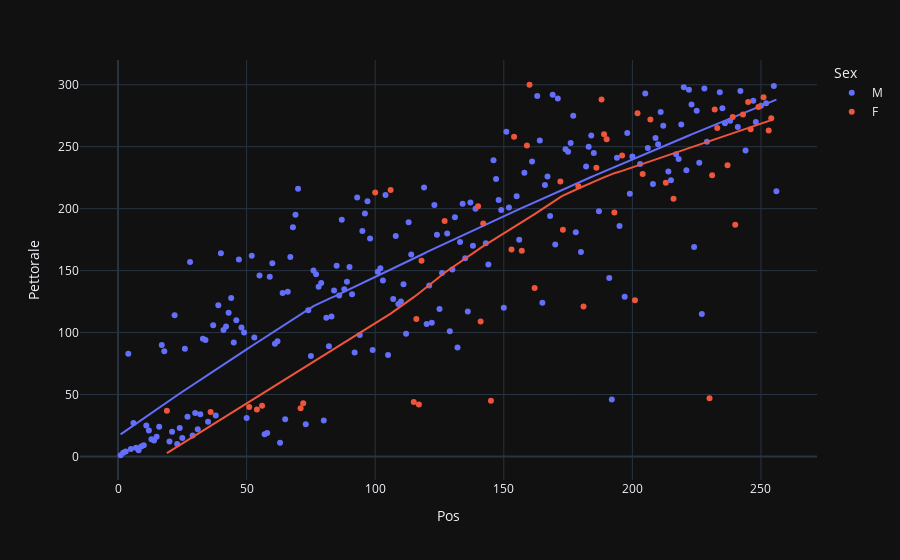

Here is the notebook cell this chart was saved with:
### Code cell
px.scatter(df.to_pandas(), x="Pos", y="Pettorale", color="Sex", hover_name="Atleta", trendline="lowess")

### Figure 1 — Plotly figure (JSON) as saved in the notebook; plotly's stock layout.template omitted (floating-point values rounded to 4 significant figures; data arrays with more than 128 entries replaced by an {"elided": "..."} marker saying what was removed)
{"data": [{"hovertemplate": "<b>%{hovertext}</b><br><br>Sex=M<br>Pos=%{x}<br>Pettorale=%{y}<extra></extra>", "hovertext": {"elided": "202 str values"}, "legendgroup": "M", "marker": {"color": "#636efa", "symbol": "circle"}, "mode": "markers", "name": "M", "orientation": "v", "showlegend": true, "x": {"elided": "202 int values"}, "xaxis": "x", "y": {"elided": "202 int values"}, "yaxis": "y", "type": "scatter"}, {"hovertemplate": "<b>LOWESS trendline</b><br><br>Sex=M<br>Pos=%{x}<br>Pettorale=%{y} <b>(trend)</b><extra></extra>", "legendgroup": "M", "marker": {"color": "#636efa", "symbol": "circle"}, "mode": "lines", "name": "M", "showlegend": false, "x": {"elided": "202 int values"}, "xaxis": "x", "y": {"elided": "202 float values"}, "yaxis": "y", "type": "scatter"}, {"hovertemplate": "<b>%{hovertext}</b><br><br>Sex=F<br>Pos=%{x}<br>Pettorale=%{y}<extra></extra>", "hovertext": ["VERONESE ILARIA", "CONTI FABIOLA", "SEGOR LAURA", "JUNOD NOEMI", "TRUC SYLVIE", "VICQUÉRY CHRISTINE", "CRAUSAZ CHRISTINE", "MACRI' GIADA", "BAROLIN DEBORA", "CHIAVAZZA IRMA", "TEPPEX FEDERICA", "MANIEZZO ALICE", "BRUNA VALERIA", "TITOLO CLAUDIA", "MUTTI PATRIZIA", "MALUQUIN SEGOR ANAÏS", "BIANCO ELISA", "CANEPA FRANCESCA", "FRAMARIN GIULIA", "VALSECCHI MONICA", "CHAMPVILLAIR ELENA", "NOBILI SVEVA", "MARCONATO GIUSEPPINA", "FERRANDOZ MARINA", "MARCHISIO GIULIA", "PONT MARCELLA", "BLANC MAGUELONNE", "TIZZANI ELISABETTA", "LUCIANAZ EYVIA", "PETITJACQUES SANDY", "LALE LACROIX ERIKA", "BONATO FLAVIA", "SEGATTO GIULIA", "MARCHI DANIELA", "GHIRARDI MILENA", "DALBARD ALINE", "COSSARD ARIANNA", "DELFINO CATERINA", "VERGURA CARMELA", "FERROD MONIQUE", "CASTAGNA FRANCESCA", "GARETTA FRANCESCA", "APÈRE NICOLETTA", "LALE DEMOZ SUSY", "BOSONIN ENRICA", "SIRIGU DANIELA", "ANTONIN SILVIA", "RAISIN CHANTAL", "CANAVESE CLAUDIA EMMA", "MARTINET CAMILLA", "COMELLO CLAUDIA", "TIRASSA CAROLA", "DEMARCHI CRISTINA", "MARIAN CARMEN-DIANA"], "legendgroup": "F", "marker": {"color": "#EF553B", "symbol": "circle"}, "mode": "markers", "name": "F", "orientation": "v", "showlegend": true, "x": [19, 36, 51, 54, 56, 71, 72, 100, 106, 115, 116, 117, 118, 127, 140, 141, 142, 145, 153, 154, 157, 159, 160, 162, 172, 173, 179, 181, 186, 188, 189, 190, 193, 196, 201, 202, 204, 207, 213, 216, 230, 231, 232, 233, 237, 239, 240, 243, 245, 246, 249, 251, 253, 254], "xaxis": "x", "y": [37, 36, 40, 38, 41, 39, 43, 213, 215, 44, 111, 42, 158, 190, 202, 109, 188, 45, 167, 258, 166, 251, 300, 136, 222, 183, 218, 121, 233, 288, 260, 256, 197, 243, 126, 277, 228, 272, 221, 208, 47, 227, 280, 265, 235, 274, 187, 276, 286, 264, 282, 290, 263, 273], "yaxis": "y", "type": "scatter"}, {"hovertemplate": "<b>LOWESS trendline</b><br><br>Sex=F<br>Pos=%{x}<br>Pettorale=%{y} <b>(trend)</b><extra></extra>", "legendgroup": "F", "marker": {"color": "#EF553B", "symbol": "circle"}, "mode": "lines", "name": "F", "showlegend": false, "x": [19, 36, 51, 54, 56, 71, 72, 100, 106, 115, 116, 117, 118, 127, 140, 141, 142, 145, 153, 154, 157, 159, 160, 162, 172, 173, 179, 181, 186, 188, 189, 190, 193, 196, 201, 202, 204, 207, 213, 216, 230, 231, 232, 233, 237, 239, 240, 243, 245, 246, 249, 251, 253, 254], "xaxis": "x", "y": [2.648, 24.56, 44.17, 48.11, 50.73, 70.28, 71.57, 107.3, 115.3, 128.6, 130.1, 131.7, 133.3, 148.3, 167.2, 168.5, 169.7, 173.5, 183.7, 184.9, 188.8, 191.4, 192.8, 195.6, 209.4, 210.5, 216.3, 217.9, 222.6, 224.5, 225.4, 226.3, 228.6, 230.5, 234.0, 234.8, 236.2, 238.4, 242.8, 245.0, 254.7, 255.4, 256.0, 256.7, 259.5, 260.8, 261.5, 263.6, 265.0, 265.7, 267.8, 269.3, 270.7, 271.4], "yaxis": "y", "type": "scatter"}], "layout": {"xaxis": {"anchor": "y", "domain": [0.0, 1.0], "title": {"text": "Pos"}}, "yaxis": {"anchor": "x", "domain": [0.0, 1.0], "title": {"text": "Pettorale"}}, "legend": {"title": {"text": "Sex"}, "tracegroupgap": 0}, "margin": {"t": 60}}}
